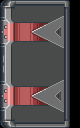

The image is a tile-based game level rendered from a .tmx file. Its description and complete source (layers, tilesets, objects, tile grids) follow:
An orthogonal 5x8 tile map with 16x16 px tiles, 2 tile layers (Tile Layer 2, Tile Layer 1).

<map version="1.9" tiledversion="1.9.0" orientation="orthogonal" renderorder="right-down" width="5" height="8" tilewidth="16" tileheight="16" infinite="0" nextlayerid="3" nextobjectid="1">
 <tileset firstgid="1" source="NoahsPark.tsx" />
 <layer id="2" name="Tile Layer 2" width="5" height="8">
  <data encoding="csv">
0,0,0,0,0,
0,0,0,0,0,
0,0,0,0,0,
0,0,0,0,0,
0,0,0,0,0,
0,0,0,0,0,
0,0,0,0,0,
0,0,0,0,0
</data>
 </layer>
 <layer id="1" name="Tile Layer 1" width="5" height="8">
  <data encoding="csv">
903,904,904,904,905,
967,1073742823,968,969,937,
1073742791,999,1000,1073742793,937,
1073742759,936,936,936,937,
935,936,936,936,937,
967,1073742823,968,969,937,
1073742791,999,1000,1073742793,937,
1073742727,1073742728,1073742728,1073742728,1073742729
</data>
 </layer>
</map>
